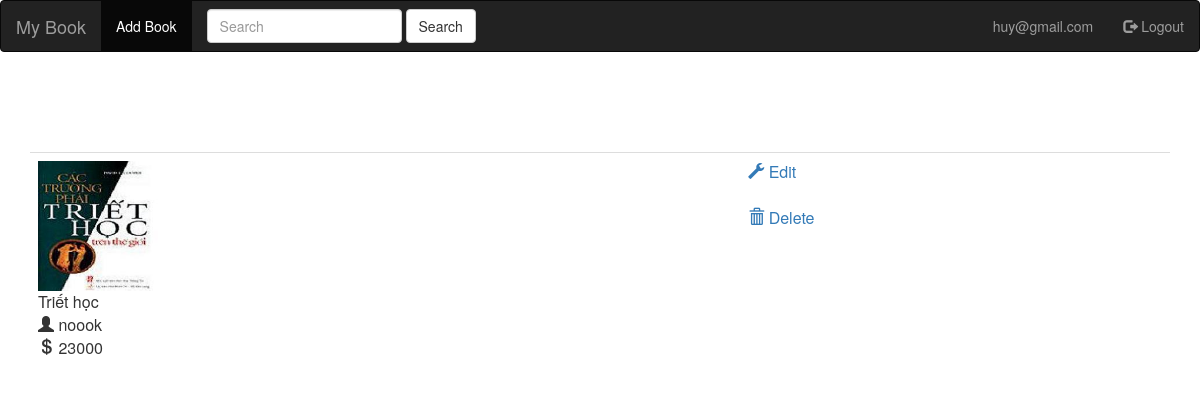
/books/9/ (signed in), run on the app's committed database.
### app/models.py (models this page shows, shortened)
class User(UserMixin,db.Model):
    id = db.Column(db.Integer, primary_key=True)
    username = db.Column(db.String(64), index=True, unique=True)
    email = db.Column(db.String(120), index=True, unique=True)
    role = db.Column(db.String(24))
    password=db.Column(db.String(128))

class Book(db.Model):
    id=db.Column(db.Integer, primary_key=True)
    bookname=db.Column(db.String(120))
    author=db.Column(db.String(120))
    img=db.Column(db.String(120))
    price=db.Column(db.Integer)

### app/routes.py (the view)
@app.route('/books/<int:book_id>/')
@login_required
def book_detail(book_id):
    appt = db.session.query(Book).get(book_id)
    if appt is None :
        abort(404)
    return render_template('/detail.html', appt=appt)

### app/models.py (called while the page is built)
@login.user_loader
def load_user(id):
    return User.query.get(int(id))

### app/templates/detail.html (shortened to what this page needs)
{% extends "base.html" %}
{% block content %}
<table  class="table table-hover">
    <tr>
        <td>
          <img src="/static/{{ appt.img}}" title="Ảnh"style="width: 120px;height: 130px;"> <br>
          {{ appt.bookname}}<br>
          <span class="glyphicon glyphicon-user"></span> {{appt.author}}<br>
          <span class="glyphicon glyphicon-usd"></span> {{appt.price}}<br>
        </td>
        <td>
            <a href="{{ url_for('book_edit', book_id=appt.id) }}" >
                <span class="glyphicon glyphicon-wrench"></span> Edit
              </a>
              </a><br><br>
              <a href="{{ url_for('book_delete', book_id=appt.id) }}">
                <span class="glyphicon glyphicon-trash"></span>
                Delete
              </a>
        </td>
    </tr>
</table>
{% endblock %}

### app/templates/base.html (shortened to what this page needs)
<html>
    <head>
        <link rel="stylesheet" href="https://maxcdn.bootstrapcdn.com/bootstrap/3.4.1/css/bootstrap.min.css">
    </head>
    <body>
        <nav class="navbar navbar-inverse">
            <div class="container-fluid">
              <div class="navbar-header">
                <a class="navbar-brand" href="{{ url_for('Book_list') }}">My Book</a>
              </div>
              {% if current_user.is_anonymous %}
              <ul class="nav navbar-nav navbar-right">
                <li><a href="/register"><span class="glyphicon glyphicon-user"></span> Sign Up</a></li>
                <li><a href="/login"><span class="glyphicon glyphicon-log-in" ></span> Login</a></li>
              </ul>
              {% else %}
              <ul class="nav navbar-nav">
                <li class="active"><a href="/upload">Add Book</a></li>
                <li>
                  <form class="navbar-form navbar-left" action="{{ url_for('book_search') }}">
                    <div class="form-group">
                      <input type="text" class="form-control" placeholder="Search" name="search">
                    </div>
                    <button type="submit" class="btn btn-default">Search</button>
                  </form>
                </li>
              </ul>
              <ul class="nav navbar-nav navbar-right">
                <li><a href="#">{{ current_user.email }}</a></li>
              <li><a href="/logout"><span class="glyphicon glyphicon-log-out"></span> Logout</a></li>
            </ul>
              {% endif %}
            </div>
          </nav>
        <br>
            <div class="content container">
        {% block content %}
        {% endblock %}
            </div>
    </body>
</html>

### app/templates/base.html (style rules this page uses)
.content { margin-top: 60px; }
* { box-sizing: border-box; }

### data on the page
User: email "huy@gmail.com"
Book: img (picture), bookname "Triết học", author "noook", price "23000"
